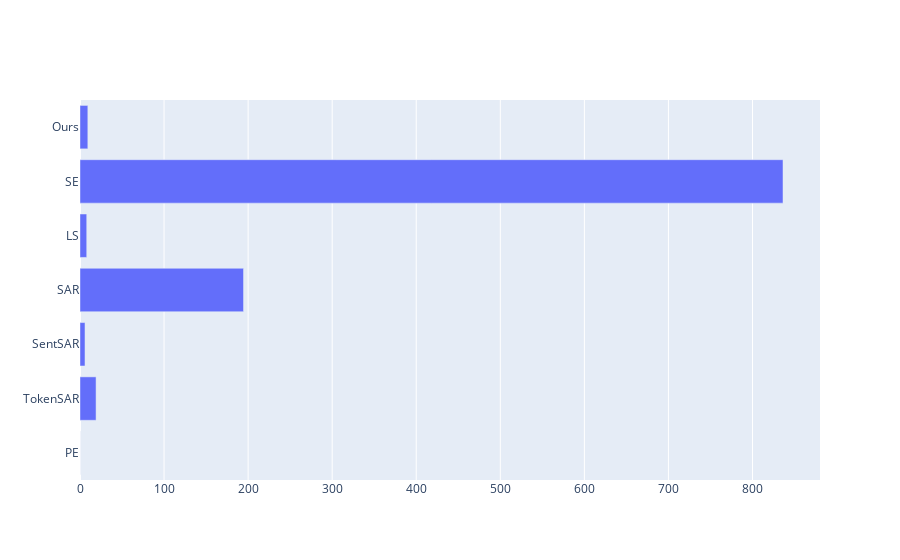

Notebook code cell kept with this figure:
### Code cell
# Efficiency: Get Efficiency Results
model_name = 'vicuna-7b-v1.1'
dst_name = 'sciq'
dst_type = 'long'


def plot_efficiency_results(model_name, dst_name, dst_type):
    fig = go.Figure()
    result_path = get_eval_main_result_path(model_name, dst_name, dst_type)
    test_dst = Dataset.load_from_disk(result_path)
    time_fwd = np.sum(test_dst['time_fwd'])
    time_pe = np.sum(test_dst['time_pe'])
    time_token_sar = np.sum(test_dst['time_token_sar'])
    time_sent_sar = np.sum(test_dst['time_sent_sar'])
    time_sar = np.sum(test_dst['time_sar'])
    time_ls = np.sum(test_dst['time_ls'])
    time_se = np.sum(test_dst['time_se'])
    time_ours = np.sum(test_dst['time_ours_mean_soft_rougel']) - time_fwd


    bar = go.Bar(
        y=['PE', 'TokenSAR', 'SentSAR', 'SAR', 'LS', 'SE', 'Ours'],
        x=[time_pe, time_token_sar, time_sent_sar, time_sar, time_ls, time_se, time_ours],
        orientation='h'
    )
    fig.add_trace(bar)
    fig.show()


plot_efficiency_results(model_name, dst_name, dst_type)

### Figure 1 — Plotly figure (JSON) as saved in the notebook; plotly's stock layout.template omitted (floating-point values rounded to 4 significant figures)
{"data": [{"orientation": "h", "type": "bar", "x": [0.04324, 19.11, 5.937, 194.5, 8.01, 836.3, 9.322], "y": ["PE", "TokenSAR", "SentSAR", "SAR", "LS", "SE", "Ours"]}], "layout": {}}
